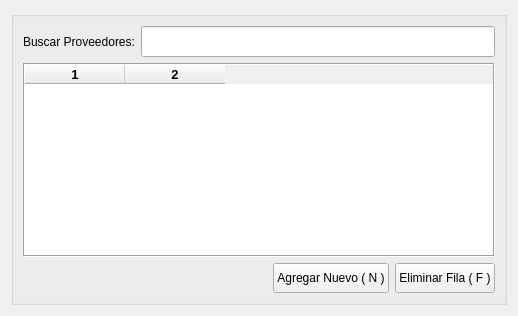
<?xml version="1.0" encoding="UTF-8"?>
<ui version="4.0">
 <class>Form</class>
 <widget class="QWidget" name="Form">
  <property name="geometry">
   <rect>
    <x>0</x>
    <y>0</y>
    <width>518</width>
    <height>316</height>
   </rect>
  </property>
  <property name="windowTitle">
   <string>Lista de Vendedores</string>
  </property>
  <property name="windowIcon">
   <iconset>
    <normaloff>icon/vendedor.png</normaloff>icon/vendedor.png</iconset>
  </property>
  <property name="windowOpacity">
   <double>21.000000000000000</double>
  </property>
  <layout class="QGridLayout" name="gridLayout" columnstretch="0,0">
   <item row="0" column="0" colspan="2">
    <widget class="QGroupBox" name="groupBox">
     <property name="title">
      <string/>
     </property>
     <layout class="QGridLayout" name="gridLayout_2" rowstretch="0,0,0,0">
      <item row="0" column="0" rowspan="2">
       <widget class="QLabel" name="label">
        <property name="sizePolicy">
         <sizepolicy hsizetype="Fixed" vsizetype="Expanding">
          <horstretch>0</horstretch>
          <verstretch>0</verstretch>
         </sizepolicy>
        </property>
        <property name="text">
         <string>Buscar Proveedores:</string>
        </property>
       </widget>
      </item>
      <item row="2" column="0" colspan="4">
       <widget class="QTableWidget" name="tableWidget">
        <property name="palette">
         <palette>
          <active>
           <colorrole role="Text">
            <brush brushstyle="SolidPattern">
             <color alpha="255">
              <red>0</red>
              <green>0</green>
              <blue>255</blue>
             </color>
            </brush>
           </colorrole>
          </active>
          <inactive>
           <colorrole role="Text">
            <brush brushstyle="SolidPattern">
             <color alpha="255">
              <red>0</red>
              <green>0</green>
              <blue>255</blue>
             </color>
            </brush>
           </colorrole>
          </inactive>
          <disabled>
           <colorrole role="Text">
            <brush brushstyle="SolidPattern">
             <color alpha="255">
              <red>120</red>
              <green>120</green>
              <blue>120</blue>
             </color>
            </brush>
           </colorrole>
          </disabled>
         </palette>
        </property>
        <property name="font">
         <font>
          <family>MS Shell Dlg 2</family>
          <pointsize>10</pointsize>
          <weight>75</weight>
          <bold>true</bold>
         </font>
        </property>
        <property name="frameShape">
         <enum>QFrame::Box</enum>
        </property>
        <property name="editTriggers">
         <set>QAbstractItemView::NoEditTriggers</set>
        </property>
        <property name="columnCount">
         <number>2</number>
        </property>
        <attribute name="horizontalHeaderVisible">
         <bool>true</bool>
        </attribute>
        <attribute name="verticalHeaderVisible">
         <bool>false</bool>
        </attribute>
        <column/>
        <column/>
       </widget>
      </item>
      <item row="0" column="1" rowspan="2" colspan="3">
       <widget class="QLineEdit" name="lineEdit">
        <property name="sizePolicy">
         <sizepolicy hsizetype="Expanding" vsizetype="Expanding">
          <horstretch>0</horstretch>
          <verstretch>0</verstretch>
         </sizepolicy>
        </property>
        <property name="palette">
         <palette>
          <active>
           <colorrole role="Text">
            <brush brushstyle="SolidPattern">
             <color alpha="255">
              <red>0</red>
              <green>0</green>
              <blue>255</blue>
             </color>
            </brush>
           </colorrole>
          </active>
          <inactive>
           <colorrole role="Text">
            <brush brushstyle="SolidPattern">
             <color alpha="255">
              <red>0</red>
              <green>0</green>
              <blue>255</blue>
             </color>
            </brush>
           </colorrole>
          </inactive>
          <disabled>
           <colorrole role="Text">
            <brush brushstyle="SolidPattern">
             <color alpha="255">
              <red>120</red>
              <green>120</green>
              <blue>120</blue>
             </color>
            </brush>
           </colorrole>
          </disabled>
         </palette>
        </property>
        <property name="font">
         <font>
          <family>MS Shell Dlg 2</family>
          <pointsize>14</pointsize>
          <weight>75</weight>
          <bold>true</bold>
         </font>
        </property>
       </widget>
      </item>
      <item row="3" column="3">
       <widget class="QPushButton" name="eliminar">
        <property name="sizePolicy">
         <sizepolicy hsizetype="Fixed" vsizetype="Fixed">
          <horstretch>0</horstretch>
          <verstretch>0</verstretch>
         </sizepolicy>
        </property>
        <property name="minimumSize">
         <size>
          <width>100</width>
          <height>30</height>
         </size>
        </property>
        <property name="text">
         <string>Eliminar Fila ( F )</string>
        </property>
        <property name="icon">
         <iconset>
          <normaloff>icon/cancel.png</normaloff>icon/cancel.png</iconset>
        </property>
       </widget>
      </item>
      <item row="3" column="2">
       <widget class="QPushButton" name="nuevo">
        <property name="sizePolicy">
         <sizepolicy hsizetype="Fixed" vsizetype="Fixed">
          <horstretch>0</horstretch>
          <verstretch>0</verstretch>
         </sizepolicy>
        </property>
        <property name="minimumSize">
         <size>
          <width>100</width>
          <height>30</height>
         </size>
        </property>
        <property name="text">
         <string>Agregar Nuevo ( N )</string>
        </property>
        <property name="icon">
         <iconset>
          <normaloff>icon/nuevo.png</normaloff>icon/nuevo.png</iconset>
        </property>
       </widget>
      </item>
     </layout>
    </widget>
   </item>
  </layout>
 </widget>
 <resources/>
 <connections/>
</ui>
